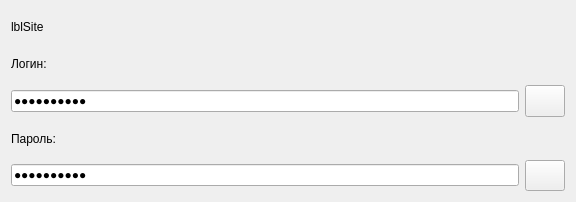
<?xml version="1.0" encoding="UTF-8"?>
<ui version="4.0">
 <class>CredentialWidget</class>
 <widget class="QWidget" name="CredentialWidget">
  <property name="geometry">
   <rect>
    <x>0</x>
    <y>0</y>
    <width>576</width>
    <height>202</height>
   </rect>
  </property>
  <property name="windowTitle">
   <string>CredentialWidget</string>
  </property>
  <layout class="QVBoxLayout" name="verticalLayout">
   <item>
    <widget class="QLabel" name="lblSite">
     <property name="text">
      <string>lblSite</string>
     </property>
    </widget>
   </item>
   <item>
    <widget class="QLabel" name="lblLogin">
     <property name="text">
      <string>Логин:</string>
     </property>
    </widget>
   </item>
   <item>
    <layout class="QHBoxLayout" name="horizontalLayout_login">
     <item>
      <widget class="QLineEdit" name="edtLogin">
       <property name="text">
        <string>1232132131</string>
       </property>
       <property name="echoMode">
        <enum>QLineEdit::Password</enum>
       </property>
      </widget>
     </item>
     <item>
      <widget class="QPushButton" name="btnLoginCopy">
       <property name="sizePolicy">
        <sizepolicy hsizetype="Preferred" vsizetype="Preferred">
         <horstretch>0</horstretch>
         <verstretch>0</verstretch>
        </sizepolicy>
       </property>
       <property name="minimumSize">
        <size>
         <width>0</width>
         <height>0</height>
        </size>
       </property>
       <property name="maximumSize">
        <size>
         <width>16777215</width>
         <height>16777215</height>
        </size>
       </property>
       <property name="focusPolicy">
        <enum>Qt::StrongFocus</enum>
       </property>
       <property name="text">
        <string/>
       </property>
       <property name="icon">
        <iconset>
         <normaloff>:/clipboard.png</normaloff>:/clipboard.png</iconset>
       </property>
       <property name="iconSize">
        <size>
         <width>30</width>
         <height>30</height>
        </size>
       </property>
       <property name="autoRepeatDelay">
        <number>300</number>
       </property>
      </widget>
     </item>
    </layout>
   </item>
   <item>
    <widget class="QLabel" name="lblPassword">
     <property name="text">
      <string>Пароль:</string>
     </property>
    </widget>
   </item>
   <item>
    <layout class="QHBoxLayout" name="horizontalLayout_password">
     <item>
      <widget class="QLineEdit" name="edtPassword">
       <property name="enabled">
        <bool>true</bool>
       </property>
       <property name="sizePolicy">
        <sizepolicy hsizetype="Expanding" vsizetype="Fixed">
         <horstretch>0</horstretch>
         <verstretch>0</verstretch>
        </sizepolicy>
       </property>
       <property name="maximumSize">
        <size>
         <width>16777215</width>
         <height>16777215</height>
        </size>
       </property>
       <property name="mouseTracking">
        <bool>true</bool>
       </property>
       <property name="acceptDrops">
        <bool>true</bool>
       </property>
       <property name="text">
        <string>1231232132</string>
       </property>
       <property name="maxLength">
        <number>32765</number>
       </property>
       <property name="echoMode">
        <enum>QLineEdit::Password</enum>
       </property>
      </widget>
     </item>
     <item>
      <widget class="QPushButton" name="btnPassCopy">
       <property name="sizePolicy">
        <sizepolicy hsizetype="Preferred" vsizetype="Preferred">
         <horstretch>0</horstretch>
         <verstretch>0</verstretch>
        </sizepolicy>
       </property>
       <property name="focusPolicy">
        <enum>Qt::NoFocus</enum>
       </property>
       <property name="text">
        <string/>
       </property>
       <property name="icon">
        <iconset>
         <normaloff>:/clipboard.png</normaloff>:/clipboard.png</iconset>
       </property>
       <property name="iconSize">
        <size>
         <width>30</width>
         <height>30</height>
        </size>
       </property>
      </widget>
     </item>
    </layout>
   </item>
  </layout>
 </widget>
 <resources/>
 <connections/>
</ui>
